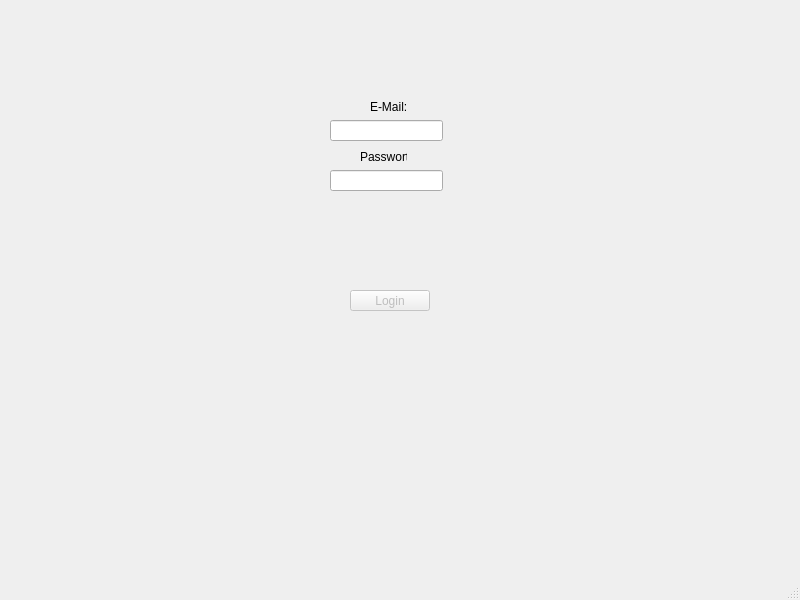
<?xml version="1.0" encoding="UTF-8"?>
<ui version="4.0">
 <class>qt_loginview</class>
 <widget class="QMainWindow" name="qt_loginview">
  <property name="geometry">
   <rect>
    <x>0</x>
    <y>0</y>
    <width>800</width>
    <height>600</height>
   </rect>
  </property>
  <property name="windowTitle">
   <string>MainWindow</string>
  </property>
  <widget class="QWidget" name="centralwidget">
   <widget class="QLabel" name="label">
    <property name="geometry">
     <rect>
      <x>370</x>
      <y>100</y>
      <width>47</width>
      <height>13</height>
     </rect>
    </property>
    <property name="text">
     <string>E-Mail:</string>
    </property>
   </widget>
   <widget class="QLabel" name="label_2">
    <property name="geometry">
     <rect>
      <x>360</x>
      <y>150</y>
      <width>47</width>
      <height>13</height>
     </rect>
    </property>
    <property name="text">
     <string>Passwort:</string>
    </property>
   </widget>
   <widget class="QLineEdit" name="emailEingabe">
    <property name="geometry">
     <rect>
      <x>330</x>
      <y>120</y>
      <width>113</width>
      <height>21</height>
     </rect>
    </property>
   </widget>
   <widget class="QLineEdit" name="passwortEingabe">
    <property name="geometry">
     <rect>
      <x>330</x>
      <y>170</y>
      <width>113</width>
      <height>21</height>
     </rect>
    </property>
   </widget>
   <widget class="QPushButton" name="loginbutton">
    <property name="enabled">
     <bool>false</bool>
    </property>
    <property name="geometry">
     <rect>
      <x>350</x>
      <y>290</y>
      <width>80</width>
      <height>21</height>
     </rect>
    </property>
    <property name="text">
     <string>Login</string>
    </property>
   </widget>
  </widget>
  <widget class="QStatusBar" name="statusbar"/>
 </widget>
 <resources/>
 <connections/>
</ui>
